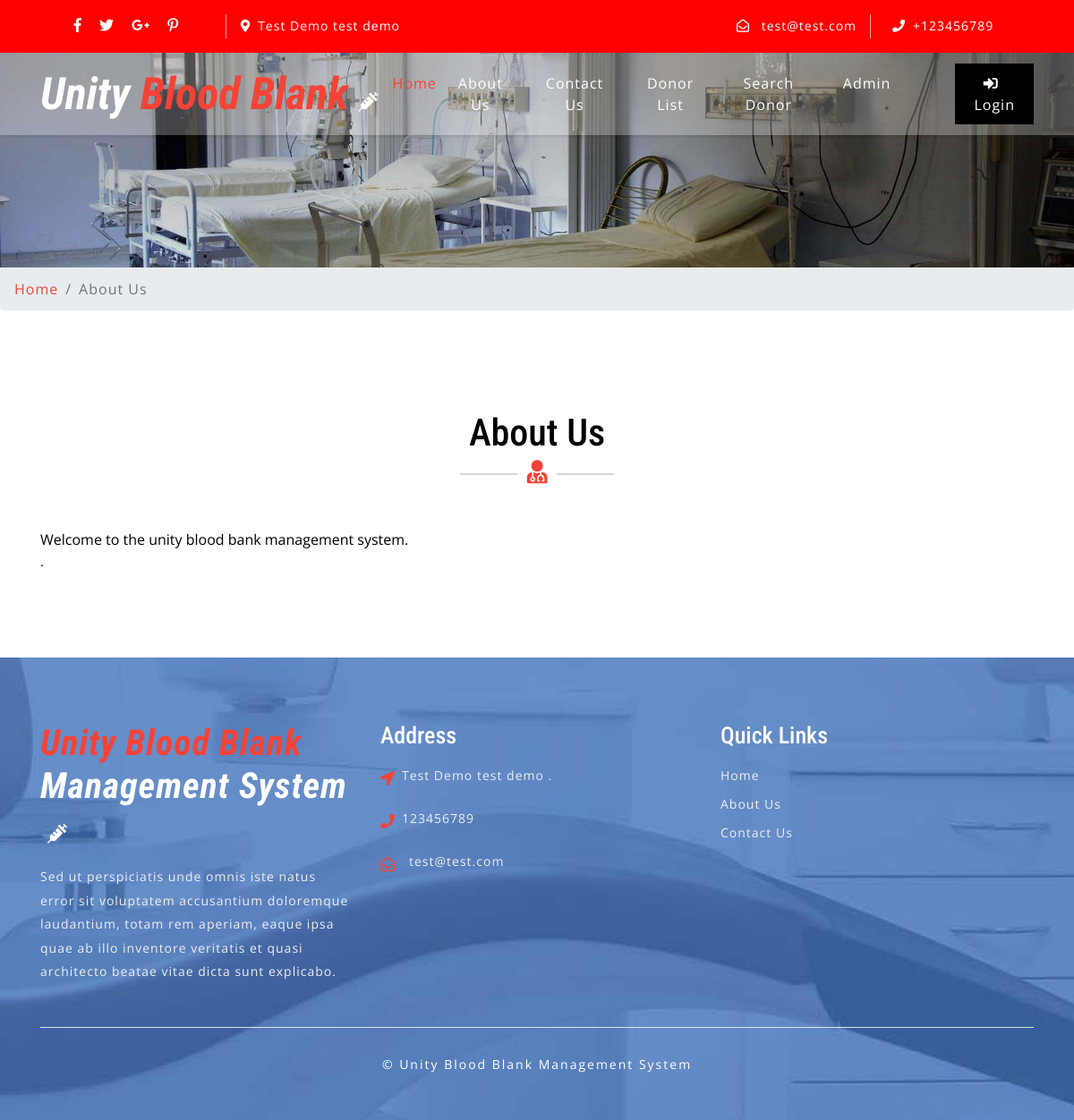
The app's page /bbdms/about.php with its own data.
### tables this page shows
CREATE TABLE `tblcontactusinfo` (
  `id` int(11) NOT NULL,
  `Address` tinytext DEFAULT NULL,
  `EmailId` varchar(255) DEFAULT NULL,
  `ContactNo` char(11) DEFAULT NULL
);

CREATE TABLE `tblpages` (
  `id` int(11) NOT NULL,
  `PageName` varchar(255) DEFAULT NULL,
  `type` varchar(255) NOT NULL DEFAULT '',
  `detail` longtext NOT NULL
);

### bbdms/about.php (the view, shortened to what this page needs)
<?php
include('includes/config.php');
?>
<!DOCTYPE html>
<html lang="zxx">
<head>
	<link rel="stylesheet" href="css/bootstrap.css">
	<link rel="stylesheet" href="css/style.css" type="text/css" media="all" />
	<link rel="stylesheet" href="css/fontawesome-all.css">
</head>
<body>
	<?php include('includes/header.php');?>
	<div class="inner-banner-w3ls">
	</div>
	<div class="breadcrumb-agile">
		<div aria-label="breadcrumb">
			<ol class="breadcrumb">
				<li class="breadcrumb-item">
					<a href="index.php">Home</a>
				</li>
				<li class="breadcrumb-item active" aria-current="page">About Us</li>
			</ol>
		</div>
	</div>
	<section class="about py-5">
		<div class="container py-xl-5 py-lg-3">
			<?php
$pagetype="aboutus";
$sql = "SELECT type,detail,PageName from tblpages where type=:pagetype";
$query = $dbh -> prepare($sql);
$query->bindParam(':pagetype',$pagetype,PDO::PARAM_STR);
$query->execute();
$results=$query->fetchAll(PDO::FETCH_OBJ);
if($query->rowCount() > 0)
{
foreach($results as $result)
{ ?>
			<div class="w3ls-titles text-center mb-md-5 mb-4">
				<h3 class="title"><?php   echo htmlentities($result->PageName); ?></h3>
				<span>
					<i class="fas fa-user-md"></i>
				</span>
			</div>
			<p class="aboutpara text-center mx-auto"><?php  echo $result->detail; ?>.</p>
<?php } } ?>
		</div>
	</section>
	<?php include('includes/footer.php');?>
</body>
</html>

### bbdms/includes/header.php (shortened to what this page needs)
    <header>
        <div class="top-bar py-3">
            <div class="container">
                <div class="row">
                    <div class="col-lg-7 top-social-agile">
                        <div class="row">
                            <ul class="col-lg-4 col-6 top-right-info text-center">
                                <li>
                                    <a href="#">
                                        <i class="fab fa-facebook-f"></i>
                                    </a>
                                </li>
                                <li class="mx-3">
                                    <a href="#">
                                        <i class="fab fa-twitter"></i>
                                    </a>
                                </li>
                                <li>
                                    <a href="#">
                                        <i class="fab fa-google-plus-g"></i>
                                    </a>
                                </li>
                                <li class="ml-3">
                                    <a href="#">
                                        <i class="fab fa-pinterest-p"></i>
                                    </a>
                                </li>
                            </ul><?php
$sql = "SELECT * from tblcontactusinfo";
$query = $dbh -> prepare($sql);
$query->execute();
$results=$query->fetchAll(PDO::FETCH_OBJ);
if($query->rowCount() > 0)
{
foreach($results as $result)
{ ?>
                            <div class="col-6 header-top_w3layouts pl-3 text-lg-left text-center">
                                <p class="text-white">
                                    <i class="fas fa-map-marker-alt mr-2"></i><?php  echo $result->Address; ?></p>
                            </div>
                        </div>
                    </div>
                    <div class="col-lg-5 top-social-agile text-lg-right text-center">
                        <div class="row">
                            <div class="col-lg-7 col-6 top-w3layouts">
                                <p class="text-white">
                                    <i class="far fa-envelope-open mr-2"></i>
                                    <a href="mailto:info@example.com" class="text-white"><?php  echo $result->EmailId; ?></a>
                                </p>
                            </div>
                            <div class="col-lg-5 col-6 header-w3layouts pl-4 text-lg-left">
                                <p class="text-white">
                                    <i class="fas fa-phone mr-2"></i>+<?php  echo $result->ContactNo; ?></p>
                            </div>
                        </div><?php } } ?>
                    </div>
                </div>
            </div>
        </div>
    </header>
    <div id="home">
        <div class="main-top py-1">
            <nav class="navbar navbar-expand-lg navbar-light fixed-navi">
                <div class="container">
                    <h1>
                        <a class="navbar-brand font-weight-bold font-italic" href="index.php">
                        <span>Unity </span> Blood Blank
                            <i class="fas fa-syringe"></i>
                        </a>
                    </h1>
                    <div class="collapse navbar-collapse text-center" id="navbarSupportedContent">
                        <ul class="navbar-nav ml-lg-auto">
                            <li class="nav-item active mt-lg-0 mt-3">
                                <a class="nav-link" href="index.php">Home
                                </a>
                            </li>
                            <li class="nav-item mx-lg-4 my-lg-0 my-3">
                                <a class="nav-link" href="about.php">About Us</a>
                            </li>
                            <li class="nav-item mx-lg-4 my-lg-0 my-3">
                                <a class="nav-link" href="contact.php">Contact Us</a>
                            </li>
                            <li class="nav-item mx-lg-4 my-lg-0 my-3">
                                <a class="nav-link" href="donor-list.php">Donor List</a>
                            </li>
                            <li class="nav-item mx-lg-4 my-lg-0 my-3">
                                <a class="nav-link" href="search-donor.php">Search Donor</a>
                            </li>
                            <?php if (strlen($_SESSION['bbdmsdid']==0)) {?>
                            <li class="nav-item mx-lg-4 my-lg-0 my-3">
                                <a class="nav-link" href="admin/index.php">Admin</a>
                            </li>
                        </ul>
                        <a href="login.php" class="login-button ml-lg-5 mt-lg-0 mt-4 mb-lg-0 mb-3" >
                            <i class="fas fa-sign-in-alt mr-2"></i>Login</a><?php } ?>
                    </div>
                </div>
            </nav>
        </div>
    </div>

### bbdms/includes/footer.php (shortened to what this page needs)
<footer>
    <div class="w3ls-footer-grids pt-sm-4 pt-3">
      <div class="container py-xl-5 py-lg-3">
        <div class="row">
          <div class="col-md-4 w3l-footer">
            <h2 class="mb-sm-3 mb-2">
              <a href="index.php" class="text-white font-italic font-weight-bold">
                <span>Unity Blood Blank </span> Management System
                <i class="fas fa-syringe ml-2"></i>
              </a>
            </h2>
            <p>Sed ut perspiciatis unde omnis iste natus error sit voluptatem accusantium doloremque laudantium, totam rem
              aperiam,
              eaque ipsa quae ab illo inventore veritatis et quasi architecto beatae vitae dicta sunt explicabo.</p>
          </div>
          <div class="col-md-4 w3l-footer my-md-0 my-4">
            <h3 class="mb-sm-3 mb-2 text-white">Address</h3>
            <ul class="list-unstyled">
              <?php
$sql = "SELECT * from tblcontactusinfo";
$query = $dbh -> prepare($sql);
$query->execute();
$results=$query->fetchAll(PDO::FETCH_OBJ);
if($query->rowCount() > 0)
{
foreach($results as $result)
{ ?>
              <li>
                <i class="fas fa-location-arrow float-left"></i>
                <p class="ml-4">
                  <span><?php  echo $result->Address; ?>. </p>
                <div class="clearfix"></div>
              </li>
              <li class="my-3">
                <i class="fas fa-phone float-left"></i>
                <p class="ml-4"><?php  echo $result->ContactNo; ?></p>
                <div class="clearfix"></div>
              </li>
              <li>
                <i class="far fa-envelope-open float-left"></i>
                <a href="mailto:info@example.com" class="ml-3"><?php  echo $result->EmailId; ?></a>
                <div class="clearfix"></div>
              </li>
            <?php } } ?></ul>
          </div>
          <div class="col-md-4 w3l-footer">
            <h3 class="mb-sm-3 mb-2 text-white">Quick Links</h3>
            <div class="nav-w3-l">
              <ul class="list-unstyled">
                <li>
                  <a href="index.php">Home</a>
                </li>
                <li class="mt-2">
                  <a href="about.php">About Us</a>
                </li>
                <li class="mt-2">
                  <a href="contact.php">Contact Us</a>
                </li>
              </ul>
            </div>
          </div>
        </div>
        <div class="border-top mt-5 pt-lg-4 pt-3 pb-lg-0 pb-3 text-center">
          <p class="copy-right-grids mt-lg-1">©  Unity Blood Blank Management System
          </p>
        </div>
      </div>
    </div>
  </footer>

### bbdms/css/style.css (style rules this page uses)
body { padding: 0; margin: 0; background: #FFF; font-family: 'Open Sans', sans-serif; }
body a { transition: 0.5s all; -webkit-transition: 0.5s all; -moz-transition: 0.5s all; -o-transition: 0.5s all; -ms-transition: 0.5s all; text-decoration: none; }
h1, h2, h3, h4, h5, h6 { margin: 0; padding: 0; font-family: 'Roboto Condensed', sans-serif; }
p { margin: 0; padding: 0; font-family: 'Open Sans', sans-serif; font-size: 15px; letter-spacing: 1px; line-height: 1.9; color: #999; }
ul, ol { margin: 0; padding: 0; }
.top-bar { background: red; }
.top-right-info li i { color: #fff; transition: 0.5s all; -webkit-transition: 0.5s all; -moz-transition: 0.5s all; -o-transition: 0.5s all; -ms-transition: 0.5s all; }
.top-right-info li { display: inline-block; }
.header-top_w3layouts p, .header-w3layouts p, .top-w3layouts p { font-size: 14px; }
.header-top_w3layouts, .header-w3layouts { border-left: 1px solid rgba(255, 255, 255, 0.63); }
div#home { position: relative; }
.main-top { position: absolute; z-index: 999; width: 100%; background: rgba(255, 255, 255, 0.26); box-shadow: 0 2px 3px 0 rgba(0, 0, 0, 0.1); -webkit-transition: background-color .1s ease-in-out; -moz-transition: background-color .1s ease-in-out; -ms-transition: background-color .1s ease-in-out; -o-transition: background-color .1s ease-in-out; transition: background-color .1s ease-in-out; }
.navbar-light .navbar-nav .nav-link { padding: 0; color: #fff; background: transparent; font-size: 16px; letter-spacing: 1px; }
.navbar-light .navbar-nav .show>.nav-link, .navbar-light .navbar-nav .active>.nav-link, .navbar-light .navbar-nav .nav-link.show, .navbar-light .navbar-nav .nav-link.active, .navbar-light .navbar-nav .nav-link:hover, .navbar-light .navbar-nav .nav-link:focus { color: #f44336; }
nav.fixed-navi ul { list-style: none; margin: 0; padding: 0; }
nav.fixed-navi ul li { float: left; }
a.navbar-brand { color: #f44336; font-size: 50px; padding: 0; }
.navbar-light .navbar-brand, .navbar-light .navbar-brand:hover, .navbar-light .navbar-brand:focus, .w3l-footer h2 a span { color: #f44336; }
a.navbar-brand span { color: #fff; }
a.navbar-brand i, .w3l-footer h2 a i { color: #fff; font-size: 22px; }
a.login-button { color: #fff; letter-spacing: 1px; font-size: 16px; padding: 10px 15px; background: #000; display: inline-block; }
h3.title { color: #000; font-size: 42px; }
.w3ls-titles span { position: relative; }
.w3ls-titles span:before { content: " "; background: #d6d6d6; width: 64px; height: 2px; position: absolute; top: 9px; left: -75px; }
.w3ls-titles span:after { content: " "; background: #d6d6d6; width: 64px; height: 2px; position: absolute; top: 9px; right: -75px; }
.w3ls-titles i { color: #f44336; font-size: 26px; margin-top: 5px; }
footer { background: url(../images/bg3.jpg) no-repeat center fixed; background-size: cover; -webkit-background-size: cover; -moz-background-size: cover; -o-background-size: cover; -moz-background-size: cover; }
.w3l-footer h2 a { font-size: 40px; letter-spacing: 1px; }
.w3l-footer h3 { font-size: 26px; }
.w3l-footer p, .w3l-footer p a, .w3l-footer ul li a { font-size: 14px; color: #efefef; letter-spacing: 1px; }
.w3l-footer ul li i { color: #f44336; line-height: 2; }
p.copy-right-grids { font-size: 14px; color: #fff; letter-spacing: 2px; }
.inner-banner-w3ls { background: url(../images/banner3.jpg) no-repeat center; background-size: cover; -webkit-background-size: cover; -moz-background-size: cover; -o-background-size: cover; -moz-background-size: cover; height: 20vw; }
.breadcrumb li a { color: #f44336; }
.breadcrumb li { letter-spacing: 1px; color: #000; }
.about p.aboutpara { font-size: 16px; max-width: 900px; }

### records on screen
tblcontactusinfo: Address "Test Demo test demo", EmailId "test@test.com", ContactNo "123456789"
tblpages: PageName "About Us", detail "Welcome to the unity blood bank management system."
